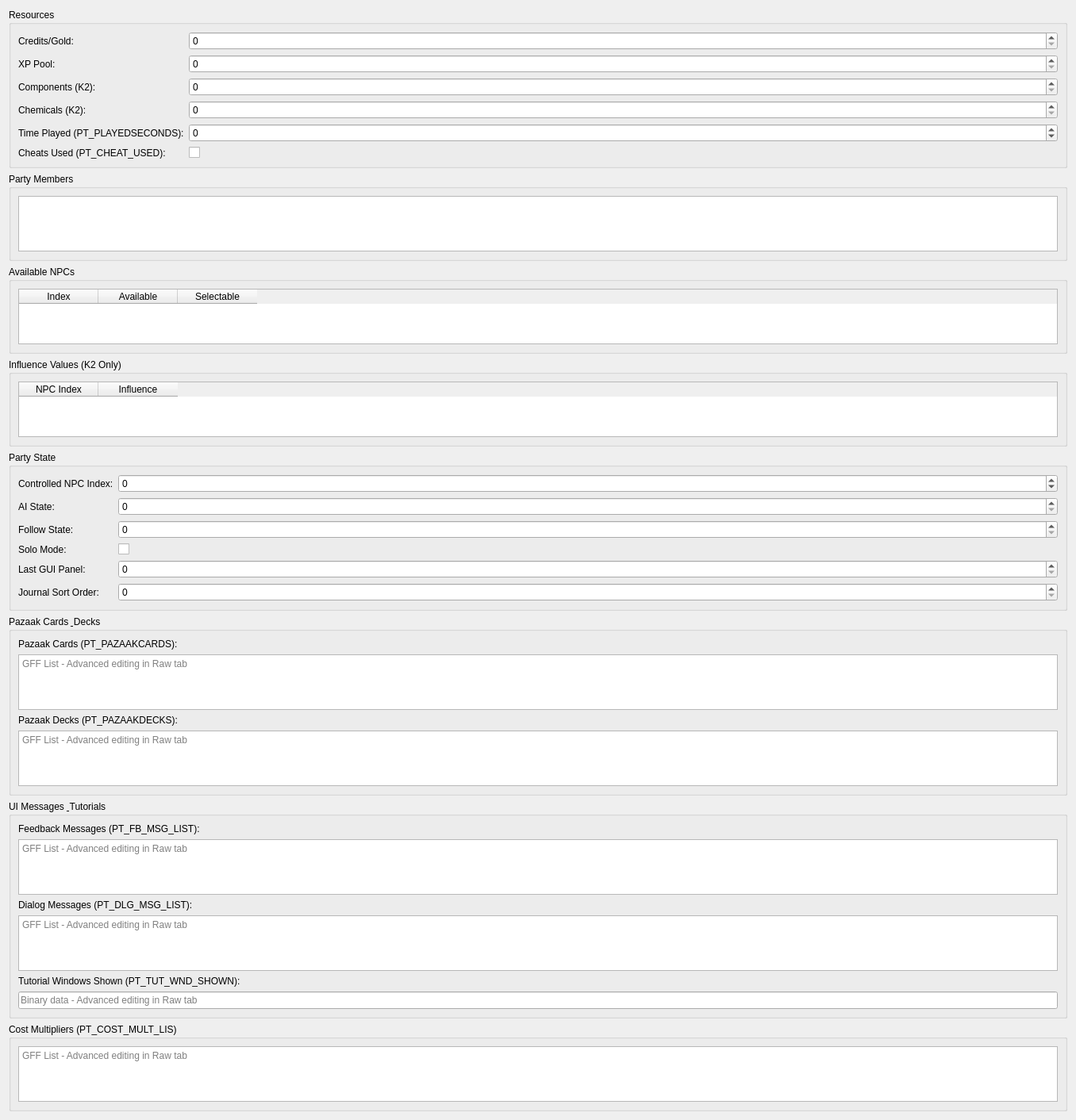
          <widget class="QWidget" name="scrollAreaWidgetContentsPartyTable">
           <property name="geometry">
            <rect>
             <x>0</x>
             <y>0</y>
             <width>1356</width>
             <height>850</height>
            </rect>
           </property>
           <layout class="QVBoxLayout" name="verticalLayoutPartyTableContent">
            <item>
             <widget class="QGroupBox" name="groupResources">
              <property name="title">
               <string>Resources</string>
              </property>
              <layout class="QFormLayout" name="formLayoutResources">
               <item row="0" column="0">
                <widget class="QLabel" name="labelGold">
                 <property name="text">
                  <string>Credits/Gold:</string>
                 </property>
                </widget>
               </item>
               <item row="0" column="1">
                <widget class="QSpinBox" name="spinBoxGold">
                 <property name="maximum">
                  <number>2147483647</number>
                 </property>
                </widget>
               </item>
               <item row="1" column="0">
                <widget class="QLabel" name="labelXPPool">
                 <property name="text">
                  <string>XP Pool:</string>
                 </property>
                </widget>
               </item>
               <item row="1" column="1">
                <widget class="QSpinBox" name="spinBoxXPPool">
                 <property name="maximum">
                  <number>2147483647</number>
                 </property>
                </widget>
               </item>
               <item row="2" column="0">
                <widget class="QLabel" name="labelComponents">
                 <property name="text">
                  <string>Components (K2):</string>
                 </property>
                </widget>
               </item>
               <item row="2" column="1">
                <widget class="QSpinBox" name="spinBoxComponents">
                 <property name="maximum">
                  <number>2147483647</number>
                 </property>
                </widget>
               </item>
               <item row="3" column="0">
                <widget class="QLabel" name="labelChemicals">
                 <property name="text">
                  <string>Chemicals (K2):</string>
                 </property>
                </widget>
               </item>
               <item row="3" column="1">
                <widget class="QSpinBox" name="spinBoxChemicals">
                 <property name="maximum">
                  <number>2147483647</number>
                 </property>
                </widget>
               </item>
               <item row="4" column="0">
                <widget class="QLabel" name="labelTimePlayedPT">
                 <property name="text">
                  <string>Time Played (PT_PLAYEDSECONDS):</string>
                 </property>
                </widget>
               </item>
               <item row="4" column="1">
                <widget class="QSpinBox" name="spinBoxTimePlayedPT">
                 <property name="maximum">
                  <number>2147483647</number>
                 </property>
                 <property name="minimum">
                  <number>-1</number>
                 </property>
                </widget>
               </item>
               <item row="5" column="0">
                <widget class="QLabel" name="labelCheatUsedPT">
                 <property name="text">
                  <string>Cheats Used (PT_CHEAT_USED):</string>
                 </property>
                </widget>
               </item>
               <item row="5" column="1">
                <widget class="QCheckBox" name="checkBoxCheatUsedPT"/>
               </item>
              </layout>
             </widget>
            </item>
            <item>
             <widget class="QGroupBox" name="groupPartyMembers">
              <property name="title">
               <string>Party Members</string>
              </property>
              <layout class="QVBoxLayout" name="verticalLayoutPartyMembers">
               <item>
                <widget class="QListWidget" name="listWidgetPartyMembers">
                 <property name="toolTip">
                  <string>Hover over a party member to see detailed information</string>
                 </property>
                </widget>
               </item>
              </layout>
             </widget>
            </item>
            <item>
             <widget class="QGroupBox" name="groupAvailableNPCs">
              <property name="title">
               <string>Available NPCs</string>
              </property>
              <layout class="QVBoxLayout" name="verticalLayoutAvailableNPCs">
               <item>
                <widget class="QTableWidget" name="tableWidgetAvailableNPCs">
                 <property name="columnCount">
                  <number>3</number>
                 </property>
                 <column>
                  <property name="text">
                   <string>Index</string>
                  </property>
                 </column>
                 <column>
                  <property name="text">
                   <string>Available</string>
                  </property>
                 </column>
                 <column>
                  <property name="text">
                   <string>Selectable</string>
                  </property>
                 </column>
                </widget>
               </item>
              </layout>
             </widget>
            </item>
            <item>
             <widget class="QGroupBox" name="groupInfluence">
              <property name="title">
               <string>Influence Values (K2 Only)</string>
              </property>
              <layout class="QVBoxLayout" name="verticalLayoutInfluence">
               <item>
                <widget class="QTableWidget" name="tableWidgetInfluence">
                 <property name="columnCount">
                  <number>2</number>
                 </property>
                 <column>
                  <property name="text">
                   <string>NPC Index</string>
                  </property>
                 </column>
                 <column>
                  <property name="text">
                   <string>Influence</string>
                  </property>
                 </column>
                </widget>
               </item>
              </layout>
             </widget>
            </item>
            <item>
             <widget class="QGroupBox" name="groupPartyState">
              <property name="title">
               <string>Party State</string>
              </property>
              <layout class="QFormLayout" name="formLayoutPartyState">
               <item row="0" column="0">
                <widget class="QLabel" name="labelControlledNPC">
                 <property name="text">
                  <string>Controlled NPC Index:</string>
                 </property>
                </widget>
               </item>
               <item row="0" column="1">
                <widget class="QSpinBox" name="spinBoxControlledNPC">
                 <property name="maximum">
                  <number>11</number>
                 </property>
                 <property name="minimum">
                  <number>-1</number>
                 </property>
                </widget>
               </item>
               <item row="1" column="0">
                <widget class="QLabel" name="labelAIState">
                 <property name="text">
                  <string>AI State:</string>
                 </property>
                </widget>
               </item>
               <item row="1" column="1">
                <widget class="QSpinBox" name="spinBoxAIState">
                 <property name="maximum">
                  <number>255</number>
                 </property>
                </widget>
               </item>
               <item row="2" column="0">
                <widget class="QLabel" name="labelFollowState">
                 <property name="text">
                  <string>Follow State:</string>
                 </property>
                </widget>
               </item>
               <item row="2" column="1">
                <widget class="QSpinBox" name="spinBoxFollowState">
                 <property name="maximum">
                  <number>255</number>
                 </property>
                </widget>
               </item>
               <item row="3" column="0">
                <widget class="QLabel" name="labelSoloMode">
                 <property name="text">
                  <string>Solo Mode:</string>
                 </property>
                </widget>
               </item>
               <item row="3" column="1">
                <widget class="QCheckBox" name="checkBoxSoloMode"/>
               </item>
               <item row="4" column="0">
                <widget class="QLabel" name="labelLastGUIPanel">
                 <property name="text">
                  <string>Last GUI Panel:</string>
                 </property>
                </widget>
               </item>
               <item row="4" column="1">
                <widget class="QSpinBox" name="spinBoxLastGUIPanel">
                 <property name="maximum">
                  <number>2147483647</number>
                 </property>
                </widget>
               </item>
               <item row="5" column="0">
                <widget class="QLabel" name="labelJournalSortOrder">
                 <property name="text">
                  <string>Journal Sort Order:</string>
                 </property>
                </widget>
               </item>
               <item row="5" column="1">
                <widget class="QSpinBox" name="spinBoxJournalSortOrder">
                 <property name="maximum">
                  <number>2147483647</number>
                 </property>
                </widget>
               </item>
              </layout>
             </widget>
            </item>
            <item>
             <widget class="QGroupBox" name="groupPazaak">
              <property name="title">
               <string>Pazaak Cards &amp; Decks</string>
              </property>
              <layout class="QVBoxLayout" name="verticalLayoutPazaak">
               <item>
                <widget class="QLabel" name="labelPazaakCards">
                 <property name="text">
                  <string>Pazaak Cards (PT_PAZAAKCARDS):</string>
                 </property>
                </widget>
               </item>
               <item>
                <widget class="QTextEdit" name="textEditPazaakCards">
                 <property name="readOnly">
                  <bool>true</bool>
                 </property>
                 <property name="maximumHeight">
                  <number>100</number>
                 </property>
                 <property name="placeholderText">
                  <string>GFF List - Advanced editing in Raw tab</string>
                 </property>
                </widget>
               </item>
               <item>
                <widget class="QLabel" name="labelPazaakDecks">
                 <property name="text">
                  <string>Pazaak Decks (PT_PAZAAKDECKS):</string>
                 </property>
                </widget>
               </item>
               <item>
                <widget class="QTextEdit" name="textEditPazaakDecks">
                 <property name="readOnly">
                  <bool>true</bool>
                 </property>
                 <property name="maximumHeight">
                  <number>100</number>
                 </property>
                 <property name="placeholderText">
                  <string>GFF List - Advanced editing in Raw tab</string>
                 </property>
                </widget>
               </item>
              </layout>
             </widget>
            </item>
            <item>
             <widget class="QGroupBox" name="groupUIMessages">
              <property name="title">
               <string>UI Messages &amp; Tutorials</string>
              </property>
              <layout class="QVBoxLayout" name="verticalLayoutUIMessages">
               <item>
                <widget class="QLabel" name="labelFBMsgList">
                 <property name="text">
                  <string>Feedback Messages (PT_FB_MSG_LIST):</string>
                 </property>
                </widget>
               </item>
               <item>
                <widget class="QTextEdit" name="textEditFBMsgList">
                 <property name="readOnly">
                  <bool>true</bool>
                 </property>
                 <property name="maximumHeight">
                  <number>80</number>
                 </property>
                 <property name="placeholderText">
                  <string>GFF List - Advanced editing in Raw tab</string>
                 </property>
                </widget>
               </item>
               <item>
                <widget class="QLabel" name="labelDlgMsgList">
                 <property name="text">
                  <string>Dialog Messages (PT_DLG_MSG_LIST):</string>
                 </property>
                </widget>
               </item>
               <item>
                <widget class="QTextEdit" name="textEditDlgMsgList">
                 <property name="readOnly">
                  <bool>true</bool>
                 </property>
                 <property name="maximumHeight">
                  <number>80</number>
                 </property>
                 <property name="placeholderText">
                  <string>GFF List - Advanced editing in Raw tab</string>
                 </property>
                </widget>
               </item>
               <item>
                <widget class="QLabel" name="labelTutWndShown">
                 <property name="text">
                  <string>Tutorial Windows Shown (PT_TUT_WND_SHOWN):</string>
                 </property>
                </widget>
               </item>
               <item>
                <widget class="QLineEdit" name="lineEditTutWndShown">
                 <property name="readOnly">
                  <bool>true</bool>
                 </property>
                 <property name="placeholderText">
                  <string>Binary data - Advanced editing in Raw tab</string>
                 </property>
                </widget>
               </item>
              </layout>
             </widget>
            </item>
            <item>
             <widget class="QGroupBox" name="groupCostMultipliers">
              <property name="title">
               <string>Cost Multipliers (PT_COST_MULT_LIS)</string>
              </property>
              <layout class="QVBoxLayout" name="verticalLayoutCostMultipliers">
               <item>
                <widget class="QTextEdit" name="textEditCostMultipliers">
                 <property name="readOnly">
                  <bool>true</bool>
                 </property>
                 <property name="maximumHeight">
                  <number>80</number>
                 </property>
                 <property name="placeholderText">
                  <string>GFF List - Advanced editing in Raw tab</string>
                 </property>
                </widget>
               </item>
              </layout>
             </widget>
            </item>
           </layout>
          </widget>
